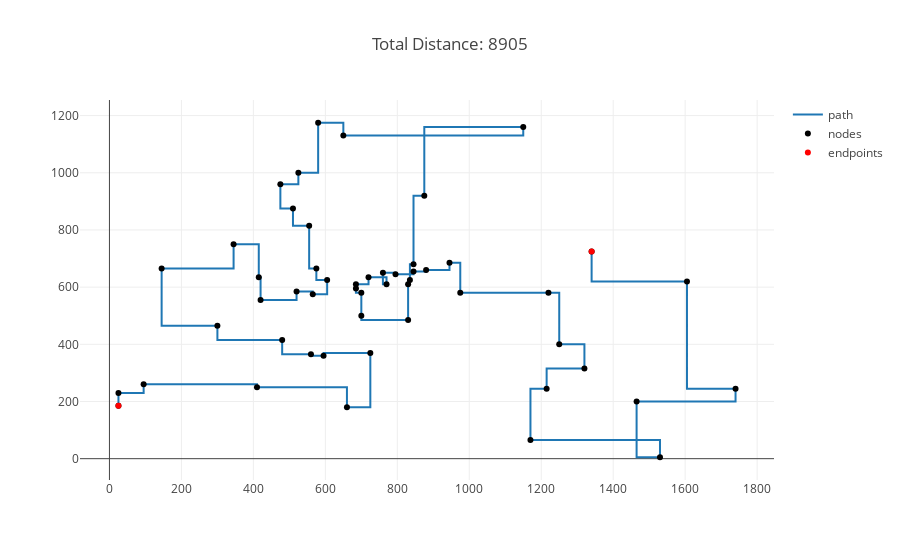

Source (notebook cell):
### Code cell
optimizer = SimulatedAnnealing(X, Y)
order = optimizer.search(tries=10, iterations=100000, minT=1, maxT=100)
draw_path(X, Y, order)
